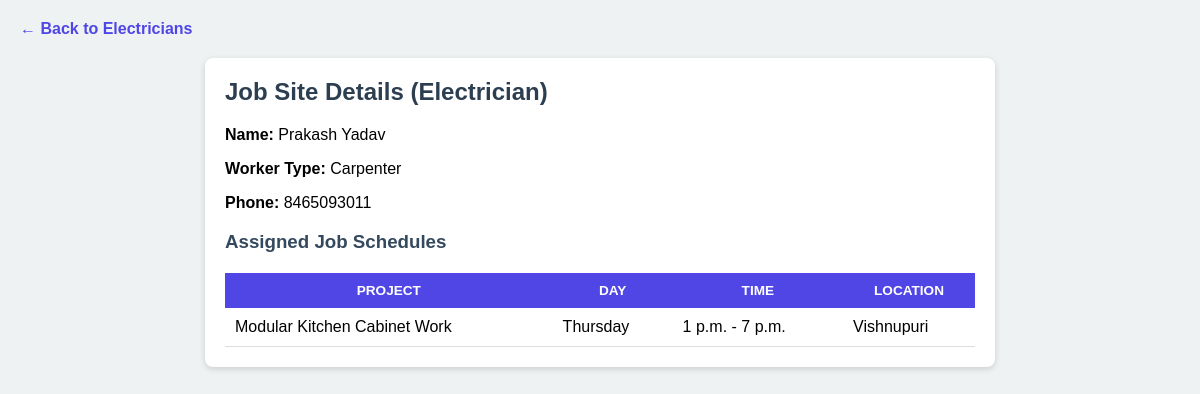
Page /electrician/job-site/?worker_id=13 on the earlier database version.
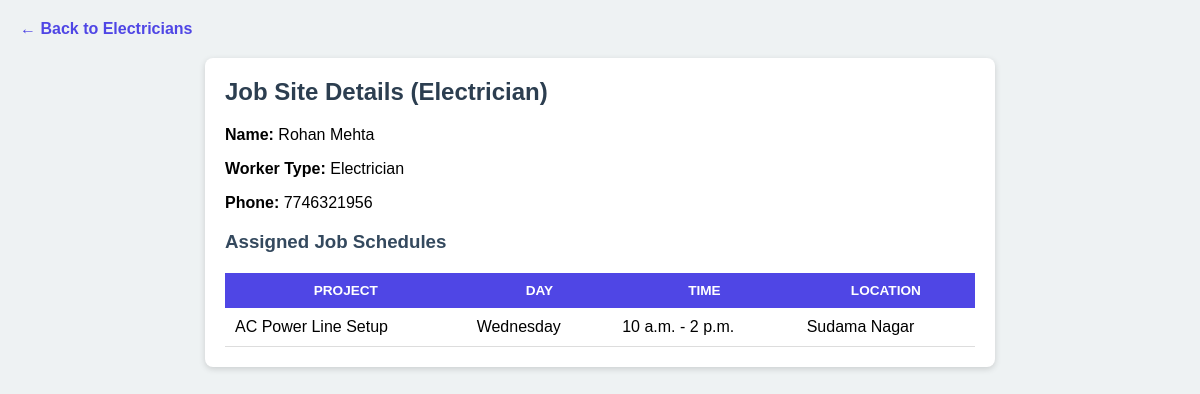
Same page on the later database version.
### workers/models.py (models this page shows, shortened)
class Worker(models.Model):
    WORKER_TYPES = [
        ('Plumber', 'Plumber'),
        ('Electrician', 'Electrician'),
        ('Carpenter', 'Carpenter'),
        ('Painter', 'Painter'),
        ('Helper', 'Helper'),
    ]
    user = models.OneToOneField(User, on_delete=models.CASCADE, null=True, blank=True)
    name = models.CharField(max_length=100)
    worker_type = models.CharField(max_length=50, choices=WORKER_TYPES)
    phone = models.CharField(max_length=15, blank=True)
    email = models.EmailField(null=True, blank=True)
    gender = models.CharField(max_length=10, default='Male', blank=True)
    hourly_rate = models.DecimalField(max_digits=8, decimal_places=2, default=0.00)
    is_available = models.BooleanField(default=True)
    joined_date = models.DateField(default=date.today)
    location = models.CharField(max_length=100, default='Unknown')
    role = models.ForeignKey(Role, on_delete=models.SET_NULL, null=True, blank=True)

class Schedule(models.Model):
    worker = models.ForeignKey(Worker, on_delete=models.CASCADE, related_name='schedules')
    project = models.ForeignKey(Project, on_delete=models.SET_NULL, null=True, blank=True)
    day = models.CharField(max_length=15)
    start_time = models.TimeField()
    end_time = models.TimeField()
    location = models.CharField(max_length=100)

class Project(models.Model):
    STATUS_CHOICES = [
        ('Active', 'Active'),
        ('Completed', 'Completed'),
    ]
    name = models.CharField(max_length=200)
    description = models.TextField(blank=True)
    status = models.CharField(max_length=50, choices=STATUS_CHOICES, default='Active')
    start_date = models.DateField(default=date.today)
    completed_date = models.DateField(null=True, blank=True)
    location = models.CharField(max_length=200, blank=True)
    assigned_workers = models.ManyToManyField(Worker, blank=True, related_name='projects')

### workers/views.py (the view)
# urls.py: path("electrician/job-site/", views.electrician_job_site, name="electrician_job_site"),
def electrician_job_site(request):
    worker_id = request.GET.get('worker_id')
    worker = Worker.objects.filter(id=worker_id).first() if worker_id else None
    schedules = Schedule.objects.filter(worker=worker) if worker else []
    return render(request, 'electrician-job-site.html', {'worker': worker, 'schedules': schedules})

### workers/templates/electrician-job-site.html (shortened to what this page needs)
{% load static %}
<!DOCTYPE html>
<html lang="en">
<head>
</head>
<body>
    <a href="{% url 'electrician' %}" class="back">← Back to Electricians</a>
    <div class="card">
        <h2>Job Site Details (Electrician)</h2>
        {% if worker %}
            <p><strong>Name:</strong> {{ worker.name }}</p>
            <p><strong>Worker Type:</strong> {{ worker.worker_type }}</p>
            {% if worker.phone %}
                <p><strong>Phone:</strong> {{ worker.phone }}</p>
            {% endif %}
        {% endif %}
        <h3>Assigned Job Schedules</h3>
        <table>
            <thead>
                <tr>
                    <th>Project</th>
                    <th>Day</th>
                    <th>Time</th>
                    <th>Location</th>
                </tr>
            </thead>
            <tbody>
                {% for s in schedules %}
                <tr>
                    <td>{{ s.project.name }}</td>
                    <td>{{ s.day }}</td>
                    <td>{{ s.start_time }} - {{ s.end_time }}</td>
                    <td>{{ s.location }}</td>
                </tr>
                {% empty %}
                <tr>
                    <td colspan="4" class="no-record">No job site assigned for this worker.</td>
                </tr>
                {% endfor %}
            </tbody>
        </table>
    </div>
</body>
</html>

Differences in the rows shown:
no longer on this page (row edited): Schedule: project.name "Modular Kitchen Cabinet Work", day "Thursday", start_time "1 p.m.", end_time "7 p.m.", location "Vishnupuri"
changed Worker: name "Prakash Yadav" → "Rohan Mehta"; worker_type "Carpenter" → "Electrician"; phone "8465093011" → "7746321956"
now on this page (row edited): Schedule: project.name "AC Power Line Setup", day "Wednesday", start_time "10 a.m.", end_time "2 p.m.", location "Sudama Nagar"
